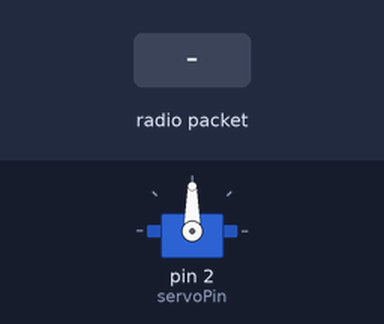
Bench run of a sketch on a simulated Arduino Uno, built with avr-gcc and run on an emulated ATmega328P. On the bench: servo. Inputs (shaded band) come from the test bench. No radio packets arrive unless stated; what the sketch prints to the serial monitor is not drawn.

Above: at 1.2 s.
1.3 s: radio packet "5" arrives
Timing chart, 0 to 4.3 s (numbered marks = the images above; inputs shaded):
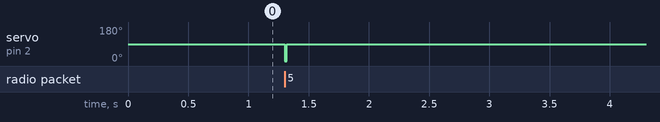

The sketch:

servoController.ino
```cpp
#include <Servo.h>
#include <math.h>
#include <SPI.h>
#include <RF24.h>
#include <nRF24L01.h>
#include <printf.h>
#include <stdlib.h>

#define servoPin 2
#define cePin 9
#define csPin 10

RF24 radio(cePin, csPin);
const uint64_t add1 = 0x0a0c0a0c0aLL;
char msg[10];
float recieved;


Servo myservo;

void setup()
{
  Serial.begin(9600);
  myservo.attach(servoPin);
  radio.begin();
  printf_begin();
  radio.openReadingPipe(1, add1);
  radio.startListening();
  myservo.write(90);

}

void loop() {

  if (radio.available()) {
    radio.read(msg, sizeof(msg));
    recieved = atof(msg);
    rotate(Angle(recieved));
  }


}


int Angle(float _data) {

  int angle = 0;
  float data = _data;

  if (data > 0) {
    // say what you got:
    Serial.print("rotate servo ");
    Serial.print((int)data, DEC);
    Serial.println("° clockwise.");
    angle = round(data * 3.7917);

  } else if (data < 0) {
    Serial.print("rotate servo ");
    Serial.print(abs((int)data), DEC);
    Serial.println("° counterclockwise.");
    angle = round(data * 3.7917);
  } else {
    Serial.println(data);
  }

  return angle;
}

void rotate(int angle) {
  if (angle > 0) {
    myservo.write(0);
    delay(angle);
  } else if (angle < 0) {
    myservo.write(180);
    delay(abs(angle));
  }
  myservo.write(90);

}
```

Measured:
- after the input at 1.3 s, servo on pin 2 (servoPin): 90° → 0° at once, → 90° 0.02 s later
